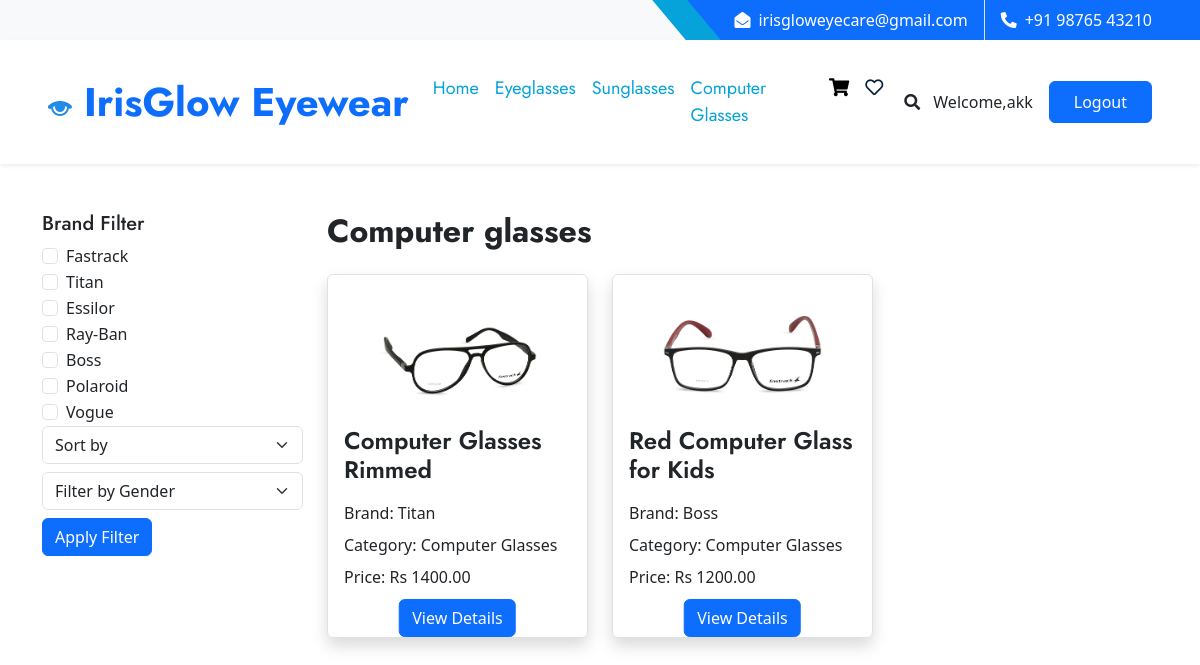
The page /computerglasses/ (signed in) on the database its author committed.
### IrisGlowApp/models.py (models this page shows, shortened)
class CustomUser(AbstractUser):
    PATIENT = 1
    DOCTOR = 2
    SPECTS = 3
    ADMIN = 4
    ROLE_CHOICE = (
        (PATIENT, 'Patient'),
        (DOCTOR, 'Doctor'),
        (SPECTS, 'Spects'),
        (ADMIN,'Admin'),
    )
    username=None
    first_name = models.CharField(max_length=50)
    last_name = models.CharField(max_length=50)
    USERNAME_FIELD = 'email'
    email = models.EmailField(max_length=100, unique=True)
    phone = models.CharField(max_length=12, blank=True)
    password = models.CharField(max_length=128)
    role = models.PositiveSmallIntegerField(choices=ROLE_CHOICE, blank=True, null=True,default='1')
    is_admin = models.BooleanField(default=False)
    is_staff = models.BooleanField(default=False)
    is_active = models.BooleanField(default=True)
    is_superadmin = models.BooleanField(default=False)
    REQUIRED_FIELDS = ['first_name','last_name', 'phone']
    objects = UserManager()

class Frame(models.Model):
    GENDER_CHOICES = (
        ('M', 'Male'),
        ('F', 'Female'),
        ('K', 'Kids'),
    )
    CATEGORY_CHOICES = (
        ('Eyeglasses', 'Eyeglasses'),
        ('Sunglasses', 'Sunglasses'),
        ('Computer Glasses', 'Computer Glasses'),
    )
    FRAME_MATERIAL_CHOICES = (
        ('Metal', 'Metal'),
        ('Plastic', 'Plastic'),
        ('Wood', 'Wood'),
        ('Aluminium', 'Aluminium'),
        ('Glass', 'Glass'),
    )
    FRAME_STYLE_CHOICES = (
        ('Circle', 'Circle'),
        ('Rectangle', 'Rectangle'),
        ('Geometric', 'Geometric'),
        ('Square', 'Square'),
    )
    SIZE_CHOICES = (
        ('Small', 'Small'),
        ('Medium', 'Medium'),
        ('Large', 'Large'),
    )
    BRAND_CHOICES = (
        ('Fastrack', 'Fastrack'),
        ('Titan', 'Titan'),
        ('Essilor', 'Essilor'),
        ('Ray-Ban', 'Ray-Ban'),
        ('Boss', 'Boss'),
        ('Polaroid', 'Polaroid'),
        ('Vogue', 'Vogue'),
    )
    COLOR_CHOICES = (
        ('Red', 'Red'),
        ('Blue', 'Blue'),
        ('Green', 'Green'),
        ('Black', 'Black'),
        ('White', 'White'),
    )
    TEMPLE_LENGTH_CHOICES = [
        ('140', '140 mm'),
        ('141', '141 mm'),
        ('142', '142 mm'),
        ('143', '143 mm'),
        ('144', '144 mm'),
        ('145', '145 mm'),
        ('146', '146 mm'),
        ('147', '147 mm'),
        ('148', '148 mm'),
        ('149', '149 mm'),
        ('150', '150 mm'),
        ('151', '151 mm'),
        ('152', '152 mm'),
        ('153', '153 mm'),
        ('154', '154 mm'),
        ('155', '155 mm'),
        ('156', '156 mm'),
        ('157', '157 mm'),
        ('158', '158 mm'),
    ]
    BRIDGE_SIZE_CHOICES = [
        ('15', '15 mm'),
        ('16', '16 mm'),
        ('17', '17 mm'),
        ('18', '18 mm'),
        ('19', '19 mm'),
        ('20', '20 mm'),
        ('21', '21 mm'),
        ('22', '22 mm'),
        ('23', '23 mm'),
        ('24', '24 mm'),
        ('25', '25 mm'),
    ]
    LENS_WIDTH_CHOICES = [
        ('45', '45 mm'),
        ('46', '46 mm'),
        ('47', '47 mm'),
        ('48', '48 mm'),
        ('49', '49 mm'),
        ('50', '50 mm'),
        ('51', '51 mm'),
        ('52', '52 mm'),
        ('53', '53 mm'),
        ('54', '54 mm'),
        ('55', '55 mm'),
        ('56', '56 mm'),
        ('57', '57 mm'),
        ('58', '58 mm'),
    ]
    name = models.CharField(max_length=255, unique=True)
    brand_name = models.CharField(max_length=255, choices=BRAND_CHOICES)
    category = models.CharField(max_length=255, choices=CATEGORY_CHOICES)
    product_description = models.TextField()
    material_description = models.TextField()
    gender = models.CharField(max_length=1, choices=GENDER_CHOICES)
    price = models.DecimalField(max_digits=10, decimal_places=2, validators=[MaxValueValidator(10000)])
    stock_quantity = models.PositiveIntegerField(default=0)
    production_date = models.DateField(null=True, blank=True)
    color = models.CharField(max_length=50, null=True, blank=True, choices=COLOR_CHOICES)
    size = models.CharField(max_length=10, choices=SIZE_CHOICES, null=True, blank=True)
    frame_material = models.CharField(max_length=20, choices=FRAME_MATERIAL_CHOICES, null=True, blank=True)
    frame_style = models.CharField(max_length=20, choices=FRAME_STYLE_CHOICES, null=True, blank=True)
    temple_length = models.CharField(max_length=3, choices=TEMPLE_LENGTH_CHOICES, default='15')
    bridge_size = models.CharField(max_length=5, choices=BRIDGE_SIZE_CHOICES, default='15')
    lens_width = models.CharField(max_length=5, choices=LENS_WIDTH_CHOICES, default='15')
    thumbnail = models.ImageField(upload_to='frame_thumbnails/')
    image_2 = models.ImageField(upload_to='frame_images/', blank=True, null=True)
    image_3 = models.ImageField(upload_to='frame_images/', blank=True, null=True)
    image_4 = models.ImageField(upload_to='frame_images/', blank=True, null=True)
    image_5 = models.ImageField(upload_to='frame_images/', blank=True, null=True)
    frame_id = models.AutoField(primary_key=True, unique=True)

### IrisGlowApp/views.py (the view)
# urls.py: path('computerglasses/', views.computerglasses, name='computerglasses'),
@login_required
def computerglasses(request):
    computerglasses_frames = Frame.objects.filter(category='Computer Glasses')
    selected_brands = request.GET.getlist('brand', [])
    if selected_brands:
        computerglasses_frames = computerglasses_frames.filter(brand_name__in=selected_brands)
    sort_by = request.GET.get('sort', None)
    if sort_by == 'price_low_to_high':
        computerglasses_frames = computerglasses_frames.order_by('price')
    elif sort_by == 'price_high_to_low':
        computerglasses_frames = computerglasses_frames.order_by('-price')
    gender = request.GET.get('gender', None)
    if gender in ['M', 'F', 'K']:
        computerglasses_frames = computerglasses_frames.filter(gender=gender)
    context = {
        'computerglasses_frames': computerglasses_frames,
        'selected_brands': selected_brands,
        'BRAND_CHOICES': Frame.BRAND_CHOICES,
    }
    return render(request, 'computerglasses/computerglasses.html', context)

### template/computerglasses/computerglasses.html (shortened to what this page needs)
{% load static %}
<!DOCTYPE html>
<html lang="en">
<head>
    <link href="https://cdnjs.cloudflare.com/ajax/libs/font-awesome/5.10.0/css/all.min.css" rel="stylesheet">
    <link href="https://cdn.jsdelivr.net/npm/bootstrap-icons@1.4.1/font/bootstrap-icons.css" rel="stylesheet">
    <link href="{% static 'lib/owlcarousel/assets/owl.carousel.min.css' %}" rel="stylesheet">
    <link href="{% static 'lib/animate/animate.min.css' %}" rel="stylesheet">
    <link href="{% static 'lib/tempusdominus/css/tempusdominus-bootstrap-4.min.css' %}" rel="stylesheet" />
    <link href="{% static 'lib/twentytwenty/twentytwenty.css' %}" rel="stylesheet" />
    <link href="{% static 'css/bootstrap.min.css' %}" rel="stylesheet">
    <link href="{% static 'css/style.css' %}" rel="stylesheet">
    <link href="https://cdn.jsdelivr.net/npm/bootstrap@5.3.0/dist/css/bootstrap.min.css" rel="stylesheet">
</head>
<body>
    <div class="container-fluid bg-light ps-5 pe-0 d-none d-lg-block">
        <div class="row gx-0">
            <div class="col-md-6 text-center text-lg-start mb-2 mb-lg-0">
            </div>
            <div class="col-md-6 text-center text-lg-end">
                <div class="position-relative d-inline-flex align-items-center bg-primary text-white top-shape px-5">
                    <div class="me-3 pe-3 border-end py-2">
                        <p class="m-0"><i class="fa fa-envelope-open me-2"></i>irisgloweyecare@gmail.com</p>
                    </div>
                    <div class="py-2">
                        <p class="m-0"><i class="fa fa-phone-alt me-2"></i>+91 98765 43210</p>
                    </div>
                </div>
            </div>
        </div>
    </div>
    <nav class="navbar navbar-expand-lg bg-white navbar-light shadow-sm px-5 py-3 py-lg-0">
        <a href="index.html" class="navbar-brand p-0">
            <h1 class="m-0 text-primary">
                <img src="{% static 'img/img1.png' %}">
              IrisGlow Eyewear</h1>
        </a>
        {% if user.is_authenticated %}
        <div class="collapse navbar-collapse" id="navbarCollapse">
            <div class="navbar-nav ms-auto py-0">
                <a href="{% url 'buyframes' %}" class="nav-item nav-link active">Home</a>
                <a href="{% url 'eyeglasses' %}" class="nav-item nav-link active">Eyeglasses</a>
                <a href="{% url 'sunglasses' %}" class="nav-item nav-link active">Sunglasses</a>
                <a href="{% url 'computerglasses' %}" class="nav-item nav-link active">Computer Glasses</a>
                <a href="{% url 'cart' %}" class="nav-link active">
                    <i class="fas fa-shopping-cart" style="color: black;"></i>
                </a>
                <a href="{% url 'wishlist' %}" class="nav-link">
                    <i class="far fa-heart"></i>
                </a>
                </div>
            </div>
            <button type="button" class="btn text-dark" data-bs-toggle="modal" data-bs-target="#searchModal"><i class="fa fa-search"></i></button>
            <a href="" class="nav-item nav-link">Welcome,{{user.first_name}}</a>
            <a href="{% url 'logout' %}" class="btn btn-primary py-2 px-4 ms-3">Logout</a>
        {% endif %}
    </nav>
    {% block content %}
    <div class="container mt-5">
        <div class="row">
            <div class="col-md-3 mb-4">
                <form method="get">
                    <h5>Brand Filter</h5>
                    {% for brand in BRAND_CHOICES %}
                        <div class="form-check">
                            <input type="checkbox" class="form-check-input" id="{{ brand.0 }}" name="brand" value="{{ brand.0 }}" {% if brand.0 in selected_brands %}checked{% endif %}>
                            <label class="form-check-label" for="{{ brand.0 }}">{{ brand.1 }}</label>
                        </div>
                    {% endfor %}
                    <select name="sort" class="form-select mb-2">
                        <option value="">Sort by</option>
                    </select>
                    <select name="gender" class="form-select mb-2">
                        <option value="">Filter by Gender</option>
                    </select>
                    <button type="submit" class="btn btn-primary mb-2">Apply Filter</button>
                </form>
            </div>
            <div class="col-md-9">
                <h2 class="mb-4">Computer glasses</h2>
                <div class="row">
                    {% for frame in computerglasses_frames %}
                        <div class="col-md-4 mb-4">
                            <div class="frame-box p-3 border rounded position-relative shadow">
                                <img src="{{ frame.thumbnail.url }}" alt="{{ frame.name }}" class="img-fluid mb-2">
                                <h4 class="mb-3">{{ frame.name }}</h4>
                                <p class="mb-2">Brand: {{ frame.brand_name }}</p>
                                <p class="mb-2">Category: {{ frame.category }}</p>
                                <p class="mb-2">Price: Rs {{ frame.price }}</p>
                                <br>
                                <a href="{% url 'frame_details_common' frame_id=frame.frame_id %}" class="btn btn-primary position-absolute bottom-0 start-50 translate-middle-x">View Details</a>
                            </div>
                        </div>
                    {% endfor %}
                </div>
            </div>
        </div>
    </div>
{% endblock %}

### static/css/style.css (style rules this page uses)
:root { --primary: #06A3DA; --secondary: #F57E57; --light: #EEF9FF; --dark: #091E3E; }
h1, h2, .font-weight-bold { font-weight: 700 !important; }
h3, h4, .font-weight-semi-bold { font-weight: 600 !important; }
h5, h6, .font-weight-medium { font-weight: 500 !important; }
.btn { font-family: 'Jost', sans-serif; font-weight: 600; transition: .5s; }
.btn-primary, .btn-secondary { color: #FFFFFF; }
.top-shape::before { position: absolute; content: ""; width: 35px; height: 100%; top: 0; left: -17px; background: var(--primary); transform: skew(40deg); }
.navbar-light .navbar-nav .nav-link { font-family: 'Jost', sans-serif; padding: 35px 15px; font-size: 18px; color: var(--dark); outline: none; transition: .5s; }
.navbar-light .navbar-nav .nav-link:hover, .navbar-light .navbar-nav .nav-link.active { color: var(--primary); }

### template/computerglasses/computerglasses.html (style rules this page uses)
.frame-box { transition: transform 0.3s; overflow: hidden; background: linear-gradient(45deg, #0a899e, ##eeff1b); height: 100%; }

### rows shown on the page
CustomUser: first_name "akk"
Frame: thumbnail (picture), name "Computer Glasses Rimmed", brand_name "Titan", category "Computer Glasses", price "1400.00"
Frame: thumbnail (picture), name "Red Computer Glass for Kids", brand_name "Boss", category "Computer Glasses", price "1200.00"

### other values the page prints
{{ brand.1 }} "Fastrack" "Titan" "Essilor" "Ray-Ban" "Boss" "Polaroid" "Vogue"
